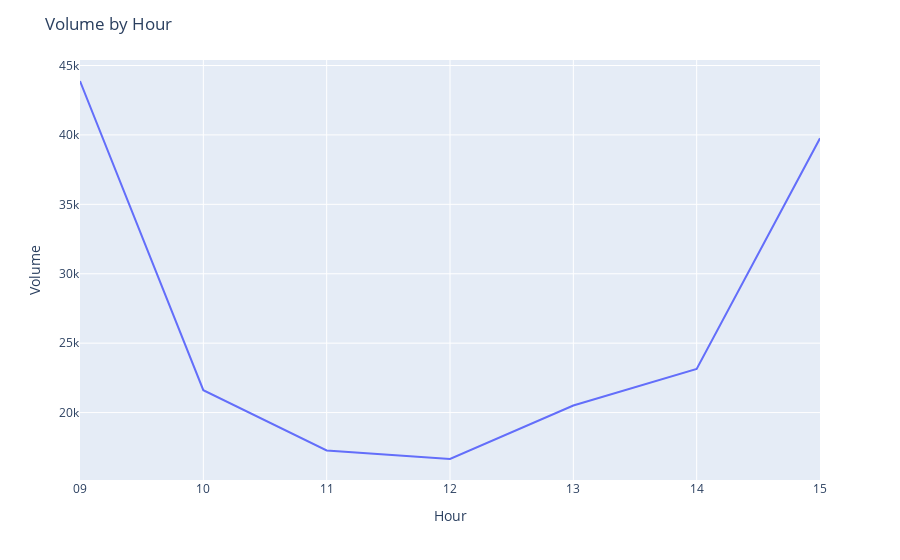

Write notebook code for a chart like this one.
### Code cell
# Group the data by hour and calculate the sum of volume
hourly_volume = df_raw.groupby('Hour')['Volume'].mean().reset_index()

# Create the bar chart or line plot using Plotly
fig3 = px.line(hourly_volume, x='Hour', y='Volume')
# Alternatively, you can use a line plot:
# fig = px.line(hourly_volume, x='Hour', y='Volume')

# Set labels and title for the plot
fig3.update_layout(
    xaxis_title='Hour',
    yaxis_title='Volume',
    title='Volume by Hour'
)

# Show the plot
fig3.show()

### Trend - Volume of trades are higher as the stock market opens, goes down during mid day after 10 am until 12 pm. There is a increase in the trades post 12 pm until the market closes.s

### Figure 1 — Plotly figure (JSON) as saved in the notebook; plotly's stock layout.template omitted (floating-point values rounded to 4 significant figures)
{"data": [{"hovertemplate": "Hour=%{x}<br>Volume=%{y}<extra></extra>", "legendgroup": "", "line": {"color": "#636efa", "dash": "solid"}, "marker": {"symbol": "circle"}, "mode": "lines", "name": "", "orientation": "v", "showlegend": false, "type": "scatter", "x": ["09", "10", "11", "12", "13", "14", "15"], "xaxis": "x", "y": [43880.0, 21620.0, 17270.0, 16660.0, 20510.0, 23140.0, 39750.0], "yaxis": "y"}], "layout": {"legend": {"tracegroupgap": 0}, "margin": {"t": 60}, "title": {"text": "Volume by Hour"}, "xaxis": {"anchor": "y", "domain": [0, 1], "title": {"text": "Hour"}}, "yaxis": {"anchor": "x", "domain": [0, 1], "title": {"text": "Volume"}}}}
